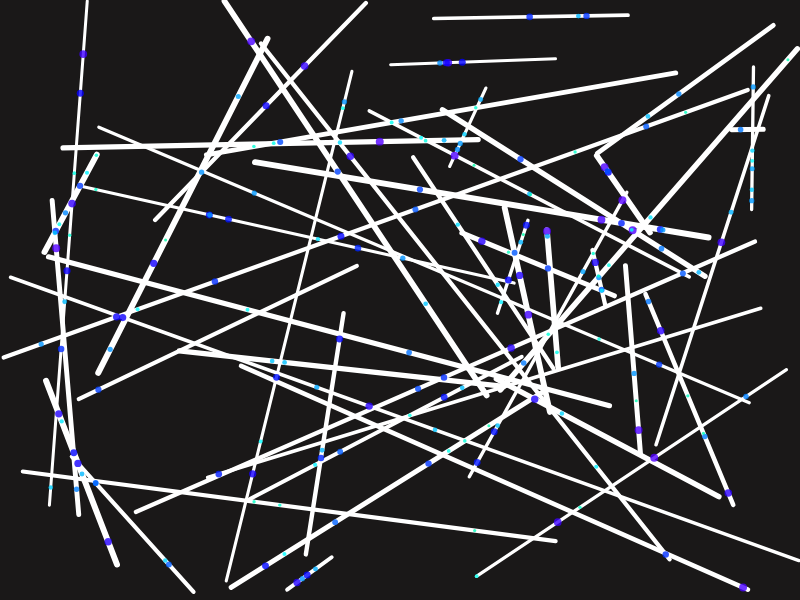
Frame 1 (no input)
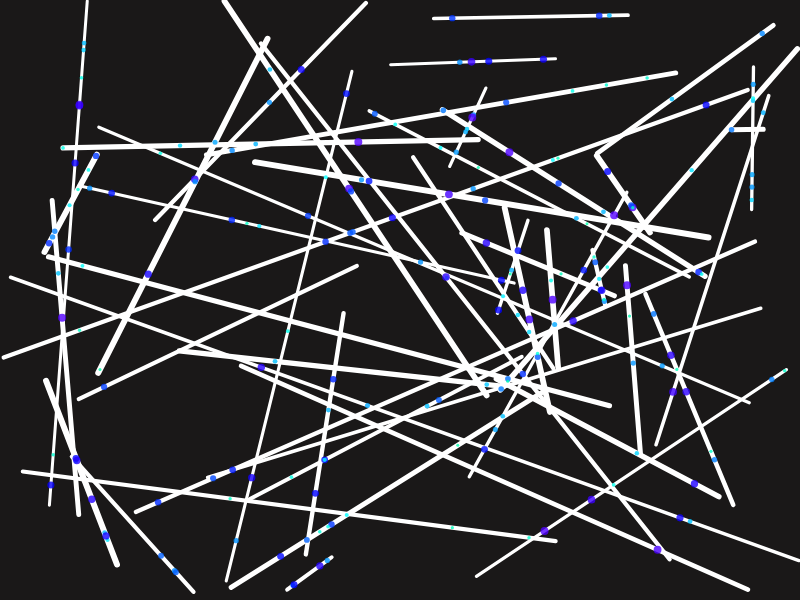
Frame 60 (no input)
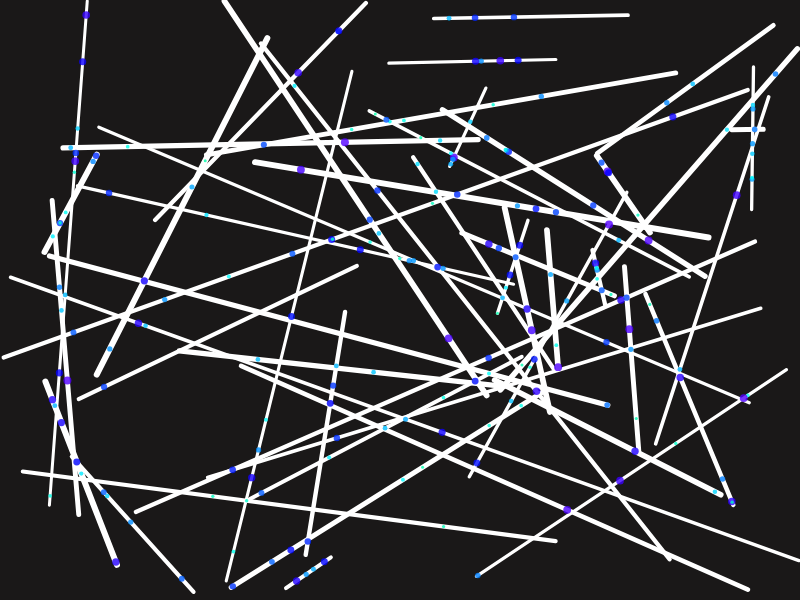
Frame 120 (the mouse pressed at the canvas centre since frame 60)

The p5.js sketch that drew these frames (run headless with seeded random() and noise() and a simulated clock; from frame 60 on, the mouse is pressed at the canvas centre):

// p5.js sketch
// ── sketch.js
let wires = [];
let streams = [];
let colors = [];

function setup() {
  createCanvas(800, 600);
  colorMode(HSB, 360, 100, 100, 1);
  
  // Generate base colors for the network
  for (let i = 0; i < 12; i++) {
    colors.push(color(random(360), 70, 90, 0.8));
  }
  
  // Create initial wires
  for (let i = 0; i < 50; i++) {
    wires.push({
      start: { x: random(width), y: random(height) },
      end: { x: random(width), y: random(height) },
      thickness: random(1, 4),
      color: random(colors)
    });
  }
  
  // Create energy streams
  for (let i = 0; i < 200; i++) {
    let wireIndex = floor(random(wires.length));
    let wire = wires[wireIndex];
    streams.push({
      wireIndex: wireIndex,
      progress: random(1),
      speed: random(0.005, 0.02),
      size: random(3, 8)
    });
  }
}

function draw() {
  background(10, 5, 10);
  
  // Draw wires
  for (let wire of wires) {
    stroke(wire.color);
    strokeWeight(wire.thickness);
    line(wire.start.x, wire.start.y, wire.end.x, wire.end.y);
    
    // Add subtle glow effect
    noFill();
    stroke(255, 30);
    strokeWeight(wire.thickness + 2);
    line(wire.start.x, wire.start.y, wire.end.x, wire.end.y);
  }
  
  // Update and draw streams
  for (let stream of streams) {
    let wire = wires[stream.wireIndex];
    
    // Calculate position along the wire
    let t = stream.progress;
    let x = lerp(wire.start.x, wire.end.x, t);
    let y = lerp(wire.start.y, wire.end.y, t);
    
    // Draw the energy pulse
    fill(stream.size * 20 + 100, 100, 100, 0.8);
    noStroke();
    ellipse(x, y, stream.size, stream.size);
    
    // Update progress
    stream.progress += stream.speed;
    if (stream.progress > 1) {
      stream.progress = 0;
    }
  }
  
  // Occasionally add new streams for dynamic effect
  if (frameCount % 30 === 0 && streams.length < 300) {
    let wireIndex = floor(random(wires.length));
    streams.push({
      wireIndex: wireIndex,
      progress: random(1),
      speed: random(0.005, 0.02),
      size: random(3, 8)
    });
  }
  
  // Occasionally change wire positions for movement effect
  if (frameCount % 60 === 0) {
    for (let i = 0; i < wires.length; i += 5) {
      let wire = wires[i];
      wire.start.x += random(-2, 2);
      wire.start.y += random(-2, 2);
      wire.end.x += random(-2, 2);
      wire.end.y += random(-2, 2);
      
      // Keep within bounds
      wire.start.x = constrain(wire.start.x, 0, width);
      wire.start.y = constrain(wire.start.y, 0, height);
      wire.end.x = constrain(wire.end.x, 0, width);
      wire.end.y = constrain(wire.end.y, 0, height);
    }
  }
}
